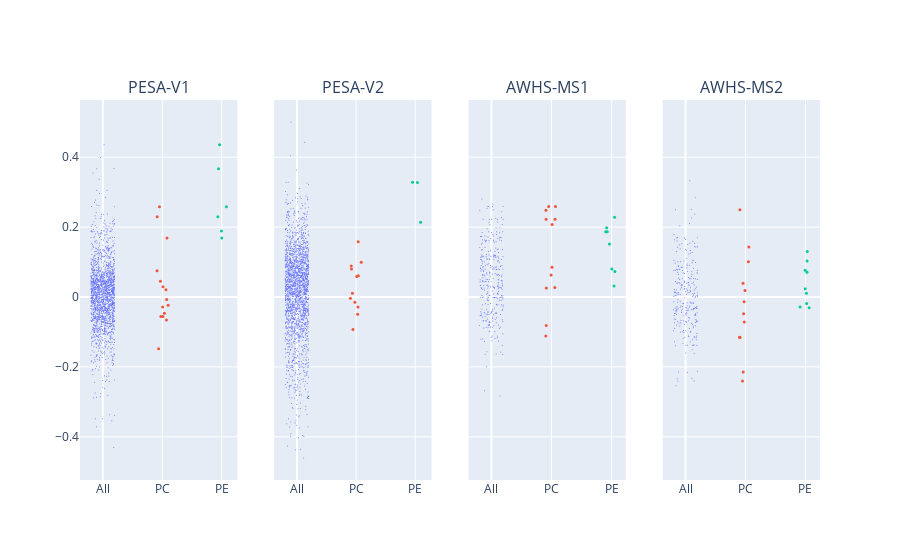

Write notebook code for a chart like this one.
### Code cell
i = 'v1'

fig = make_subplots(rows=1, cols=4, shared_yaxes=True, subplot_titles=['PESA-V1', 'PESA-V2', 'AWHS-MS1', 'AWHS-MS2'])

n = 0

for n,i in enumerate(['v1', 'v2', 'aw1', 'aw2']):#enumerate(vp):

    fig.add_trace(go.Scatter(
        #x=vp[i].lfc, y=-np.log10(vp[i].pv),
        y=vp[i].lfc, x=np.random.uniform(-0.2,0.2,vp[i].shape[0]),
        mode='markers', marker_size=1, marker_color=palette[0], showlegend=False
    ), row=1, col=n+1)

    for m,k in enumerate(['PC', 'PE']):#, 'LPC', 'LPE']):
        fig.add_trace(go.Scatter(
            #x=vp[i].loc[[k in j for j in vp[i].label], 'lfc'], y=-np.log10(vp[i].loc[[k in j for j in vp[i].label], 'pv']),
            x=np.random.uniform((m+1)-0.1,m+1+0.1,vp[i].shape[0]),
            y=vp[i][[not pd.isna(j) and k in j for j in vp[i].Alessia]]['lfc'], 
            mode='markers', marker_size=3, marker_color=palette[m+1], name=k, showlegend=False
        ), row=1, col=n+1)

fig.update_xaxes(tickvals=[0,1,2,3,4], ticktext=['All', 'PC', 'PE', 'LPC', 'LPE'])
# fig.update_yaxes(title='LogFC')
# fig.update_layout(width=20)
fig.show()

### Figure 1 — Plotly figure (JSON) as saved in the notebook; plotly's stock layout.template omitted (floating-point values rounded to 4 significant figures; data arrays with more than 128 entries replaced by an {"elided": "..."} marker saying what was removed)
{"data": [{"marker": {"color": "#636EFA", "size": 1}, "mode": "markers", "showlegend": false, "type": "scatter", "x": {"elided": "1826 float values"}, "xaxis": "x", "y": {"elided": "1826 float values"}, "yaxis": "y"}, {"marker": {"color": "#EF553B", "size": 3}, "mode": "markers", "name": "PC", "showlegend": false, "type": "scatter", "x": {"elided": "1826 float values"}, "xaxis": "x", "y": [0.2295, 0.07542, 0.1692, 0.2582, 0.04519, -0.05591, -0.007277, -0.0466, 0.02931, -0.1483, -0.05555, -0.02881, 0.02106, -0.06557, -0.02335], "yaxis": "y"}, {"marker": {"color": "#00CC96", "size": 3}, "mode": "markers", "name": "PE", "showlegend": false, "type": "scatter", "x": {"elided": "1826 float values"}, "xaxis": "x", "y": [0.2295, 0.1886, 0.1692, 0.2582, 0.4357, 0.3674], "yaxis": "y"}, {"marker": {"color": "#636EFA", "size": 1}, "mode": "markers", "showlegend": false, "type": "scatter", "x": {"elided": "2062 float values"}, "xaxis": "x2", "y": {"elided": "2062 float values"}, "yaxis": "y2"}, {"marker": {"color": "#EF553B", "size": 3}, "mode": "markers", "name": "PC", "showlegend": false, "type": "scatter", "x": {"elided": "2062 float values"}, "xaxis": "x2", "y": [0.05843, 0.1582, 0.0995, 0.0108, 0.08847, -0.04899, -0.003385, 0.06093, -0.01512, 0.08005, -0.02839, -0.09319], "yaxis": "y2"}, {"marker": {"color": "#00CC96", "size": 3}, "mode": "markers", "name": "PE", "showlegend": false, "type": "scatter", "x": {"elided": "2062 float values"}, "xaxis": "x2", "y": [0.3281, 0.214, 0.328], "yaxis": "y2"}, {"marker": {"color": "#636EFA", "size": 1}, "mode": "markers", "showlegend": false, "type": "scatter", "x": {"elided": "329 float values"}, "xaxis": "x3", "y": {"elided": "329 float values"}, "yaxis": "y3"}, {"marker": {"color": "#EF553B", "size": 3}, "mode": "markers", "name": "PC", "showlegend": false, "type": "scatter", "x": {"elided": "329 float values"}, "xaxis": "x3", "y": [0.02719, 0.2593, 0.2593, 0.2224, 0.2224, 0.02596, -0.08132, -0.1118, 0.2072, 0.0852, 0.06314, 0.2481], "yaxis": "y3"}, {"marker": {"color": "#00CC96", "size": 3}, "mode": "markers", "name": "PE", "showlegend": false, "type": "scatter", "x": {"elided": "329 float values"}, "xaxis": "x3", "y": [0.1981, 0.187, 0.08015, 0.187, 0.1515, 0.2282, 0.03149, 0.07325], "yaxis": "y3"}, {"marker": {"color": "#636EFA", "size": 1}, "mode": "markers", "showlegend": false, "type": "scatter", "x": {"elided": "272 float values"}, "xaxis": "x4", "y": {"elided": "272 float values"}, "yaxis": "y4"}, {"marker": {"color": "#EF553B", "size": 3}, "mode": "markers", "name": "PC", "showlegend": false, "type": "scatter", "x": {"elided": "272 float values"}, "xaxis": "x4", "y": [-0.0132, 0.2499, 0.1011, 0.01831, 0.1435, -0.2401, -0.1153, -0.1155, -0.07117, -0.2146, 0.03931, -0.04821], "yaxis": "y4"}, {"marker": {"color": "#00CC96", "size": 3}, "mode": "markers", "name": "PE", "showlegend": false, "type": "scatter", "x": {"elided": "272 float values"}, "xaxis": "x4", "y": [0.07096, 0.1299, -0.0185, 0.1031, -0.02881, -0.03073, 0.07665, 0.02337, 0.01051], "yaxis": "y4"}], "layout": {"annotations": [{"font": {"size": 16}, "showarrow": false, "text": "PESA-V1", "x": 0.1062, "xanchor": "center", "xref": "paper", "y": 1, "yanchor": "bottom", "yref": "paper"}, {"font": {"size": 16}, "showarrow": false, "text": "PESA-V2", "x": 0.3688, "xanchor": "center", "xref": "paper", "y": 1, "yanchor": "bottom", "yref": "paper"}, {"font": {"size": 16}, "showarrow": false, "text": "AWHS-MS1", "x": 0.6313, "xanchor": "center", "xref": "paper", "y": 1, "yanchor": "bottom", "yref": "paper"}, {"font": {"size": 16}, "showarrow": false, "text": "AWHS-MS2", "x": 0.8938, "xanchor": "center", "xref": "paper", "y": 1, "yanchor": "bottom", "yref": "paper"}], "xaxis": {"anchor": "y", "domain": [0, 0.2125], "ticktext": ["All", "PC", "PE", "LPC", "LPE"], "tickvals": [0, 1, 2, 3, 4]}, "xaxis2": {"anchor": "y2", "domain": [0.2625, 0.475], "ticktext": ["All", "PC", "PE", "LPC", "LPE"], "tickvals": [0, 1, 2, 3, 4]}, "xaxis3": {"anchor": "y3", "domain": [0.525, 0.7375], "ticktext": ["All", "PC", "PE", "LPC", "LPE"], "tickvals": [0, 1, 2, 3, 4]}, "xaxis4": {"anchor": "y4", "domain": [0.7875, 1], "ticktext": ["All", "PC", "PE", "LPC", "LPE"], "tickvals": [0, 1, 2, 3, 4]}, "yaxis": {"anchor": "x", "domain": [0, 1]}, "yaxis2": {"anchor": "x2", "domain": [0, 1], "matches": "y", "showticklabels": false}, "yaxis3": {"anchor": "x3", "domain": [0, 1], "matches": "y", "showticklabels": false}, "yaxis4": {"anchor": "x4", "domain": [0, 1], "matches": "y", "showticklabels": false}}}
